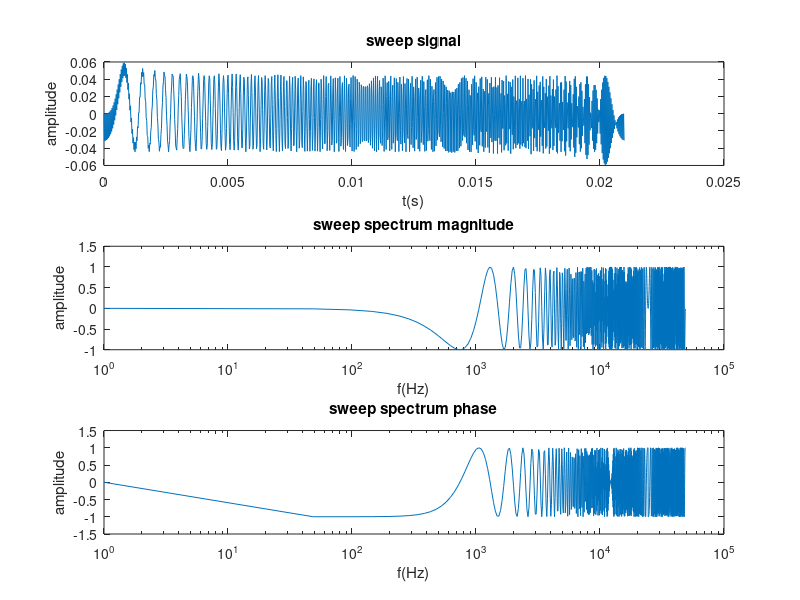
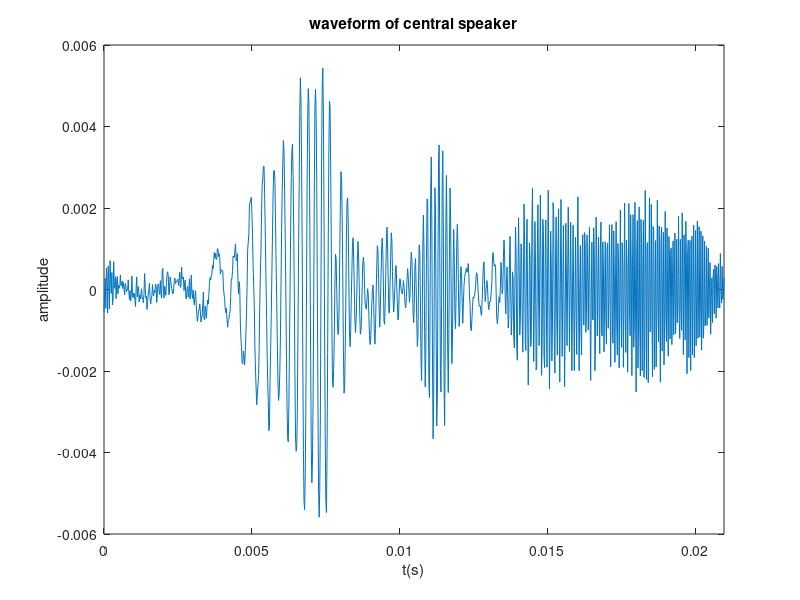
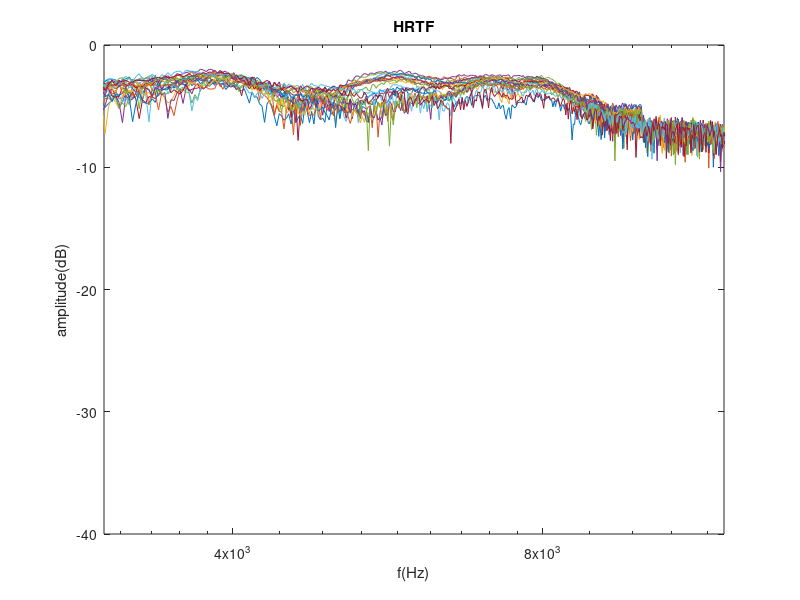

Recreate these plots in MATLAB, in order. (Note: this script raises an error after producing the figures.)
%% Sweep signal
load('singlesweep.mat'); 
% load('HRTF.mat'); 
load('HRTF0119.mat');
t = linspace(0,length(sweep1)/fs,length(sweep1));
% We can measure until fs=10^5 Hz from this
sweep_fft = fft(sweep1,1024); % this is a good resolution for the FREQ (signal now happens to be the same), also can choose 2^n, but bigger n takes more computing power
f = linspace(1,fs,1024);
figure(1);
clf; % clean figure
subplot(3,1,1);
plot(t,sweep1); % waveform
xlabel('t(s)');
ylabel('amplitude');
title('sweep signal');
subplot(3,1,2);
semilogx(f,real(sweep_fft)); % magnitude
xlabel('f(Hz)');
ylabel('amplitude');
title('sweep spectrum magnitude');
subplot(3,1,3);
semilogx(f,imag(sweep_fft)); % phase
xlabel('f(Hz)');
ylabel('amplitude');
title('sweep spectrum phase');

% The sweep contains (almost) all frequencies and that is what you want if
% you measure the HRTF


%%
figure(2);
y = elSweep(:,el==0);
t = linspace(0,length(y)/fs,length(y));
plot(t,elSweep(:,el==0));
xlim([t(1) t(end)]);
xlabel('t(s)');
ylabel('amplitude');
title('waveform of central speaker');
shg;


%% Fourier of H

% central_sweep = elSweep(:,el==0)';
% t = linspace(0,length(central_sweep)/fs,length(central_sweep));
% sweep_fft = fft(central_sweep,1024); % don't know if this is right 

sweep_fft = fft(sweep1,1024);
f = linspace(0,fs/2,1024);

N = size(elSweep,2);
HRTF = zeros(N,1024);

figure(3);
clf;
for i = 1:N
    y = elSweep(:,i)';
    t = linspace(0,length(y)/fs,length(y));
    y_fft = fft(y,1024); % this is a good resolution for the FREQ (signal now happens to be the same), also can choose 2^n, but bigger n takes more computing power
    
    H = y_fft; 
%     H = y_fft./sweep_fft;
    HRTF(i,:) = abs(H);
    
    semilogx(f(1:512),log(abs(H(1:512))));
    hold on;
end
xlim([3000 12000]);
xticks([1000 2000 4000 8000 16000]);
xlabel('f(Hz)');
ylabel('amplitude(dB)');
title('HRTF');
shg;



%% 
DTF = getdtf(HRTF',Fs);
f_513 = f(1:513);

figure(5);
clf; % clean figure

subplot(2,1,1);
semilogx(f_513,DTF');
xlim([3000 12000]);
xlabel('f(Hz)');
ylabel('amplitude(db)');
title('DTF');

subplot(2,1,2);
imagesc(f_513,el,DTF');
caxis([-15 10]);
set(gca,'YDir','normal');  
xlabel('f(Hz)');
ylabel('elevation (degrees)');
title('DTF');

